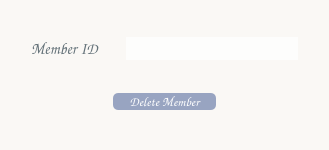
<?xml version="1.0" encoding="UTF-8"?>
<ui version="4.0">
 <class>Deletemember</class>
 <widget class="QDialog" name="Deletemember">
  <property name="geometry">
   <rect>
    <x>0</x>
    <y>0</y>
    <width>329</width>
    <height>150</height>
   </rect>
  </property>
  <property name="windowTitle">
   <string>Dialog</string>
  </property>
  <property name="styleSheet">
   <string notr="true">background-color: rgb(250, 248, 245);</string>
  </property>
  <layout class="QVBoxLayout" name="verticalLayout">
   <item>
    <layout class="QHBoxLayout" name="horizontalLayout">
     <item>
      <spacer name="horizontalSpacer">
       <property name="orientation">
        <enum>Qt::Horizontal</enum>
       </property>
       <property name="sizeType">
        <enum>QSizePolicy::Fixed</enum>
       </property>
       <property name="sizeHint" stdset="0">
        <size>
         <width>20</width>
         <height>20</height>
        </size>
       </property>
      </spacer>
     </item>
     <item>
      <widget class="QLabel" name="label">
       <property name="sizePolicy">
        <sizepolicy hsizetype="Fixed" vsizetype="Fixed">
         <horstretch>0</horstretch>
         <verstretch>0</verstretch>
        </sizepolicy>
       </property>
       <property name="font">
        <font>
         <family>Comic Sans MS</family>
         <pointsize>12</pointsize>
        </font>
       </property>
       <property name="styleSheet">
        <string notr="true">color: rgb(100, 114, 121);</string>
       </property>
       <property name="text">
        <string>Member ID</string>
       </property>
      </widget>
     </item>
     <item>
      <spacer name="horizontalSpacer_2">
       <property name="orientation">
        <enum>Qt::Horizontal</enum>
       </property>
       <property name="sizeType">
        <enum>QSizePolicy::Fixed</enum>
       </property>
       <property name="sizeHint" stdset="0">
        <size>
         <width>20</width>
         <height>20</height>
        </size>
       </property>
      </spacer>
     </item>
     <item>
      <widget class="QLineEdit" name="text_ID">
       <property name="sizePolicy">
        <sizepolicy hsizetype="Expanding" vsizetype="Fixed">
         <horstretch>0</horstretch>
         <verstretch>0</verstretch>
        </sizepolicy>
       </property>
       <property name="font">
        <font>
         <family>Comic Sans MS</family>
         <pointsize>12</pointsize>
        </font>
       </property>
       <property name="styleSheet">
        <string notr="true">color: rgb(121, 131, 154);
background-color: rgb(253, 253, 252);
border-radius: 12px;</string>
       </property>
      </widget>
     </item>
     <item>
      <spacer name="horizontalSpacer_5">
       <property name="orientation">
        <enum>Qt::Horizontal</enum>
       </property>
       <property name="sizeType">
        <enum>QSizePolicy::Fixed</enum>
       </property>
       <property name="sizeHint" stdset="0">
        <size>
         <width>20</width>
         <height>10</height>
        </size>
       </property>
      </spacer>
     </item>
    </layout>
   </item>
   <item>
    <layout class="QHBoxLayout" name="horizontalLayout_2">
     <item>
      <spacer name="horizontalSpacer_3">
       <property name="orientation">
        <enum>Qt::Horizontal</enum>
       </property>
       <property name="sizeHint" stdset="0">
        <size>
         <width>40</width>
         <height>20</height>
        </size>
       </property>
      </spacer>
     </item>
     <item>
      <widget class="QPushButton" name="pushButton">
       <property name="sizePolicy">
        <sizepolicy hsizetype="Expanding" vsizetype="Fixed">
         <horstretch>0</horstretch>
         <verstretch>0</verstretch>
        </sizepolicy>
       </property>
       <property name="font">
        <font>
         <family>Comic Sans MS</family>
         <pointsize>10</pointsize>
        </font>
       </property>
       <property name="cursor">
        <cursorShape>PointingHandCursor</cursorShape>
       </property>
       <property name="styleSheet">
        <string notr="true">color: rgb(255, 255, 255);
background-color: rgb(152, 164, 193);
border-radius: 5px;
</string>
       </property>
       <property name="text">
        <string>Delete Member</string>
       </property>
      </widget>
     </item>
     <item>
      <spacer name="horizontalSpacer_4">
       <property name="orientation">
        <enum>Qt::Horizontal</enum>
       </property>
       <property name="sizeHint" stdset="0">
        <size>
         <width>40</width>
         <height>20</height>
        </size>
       </property>
      </spacer>
     </item>
    </layout>
   </item>
  </layout>
 </widget>
 <resources/>
 <connections/>
</ui>
